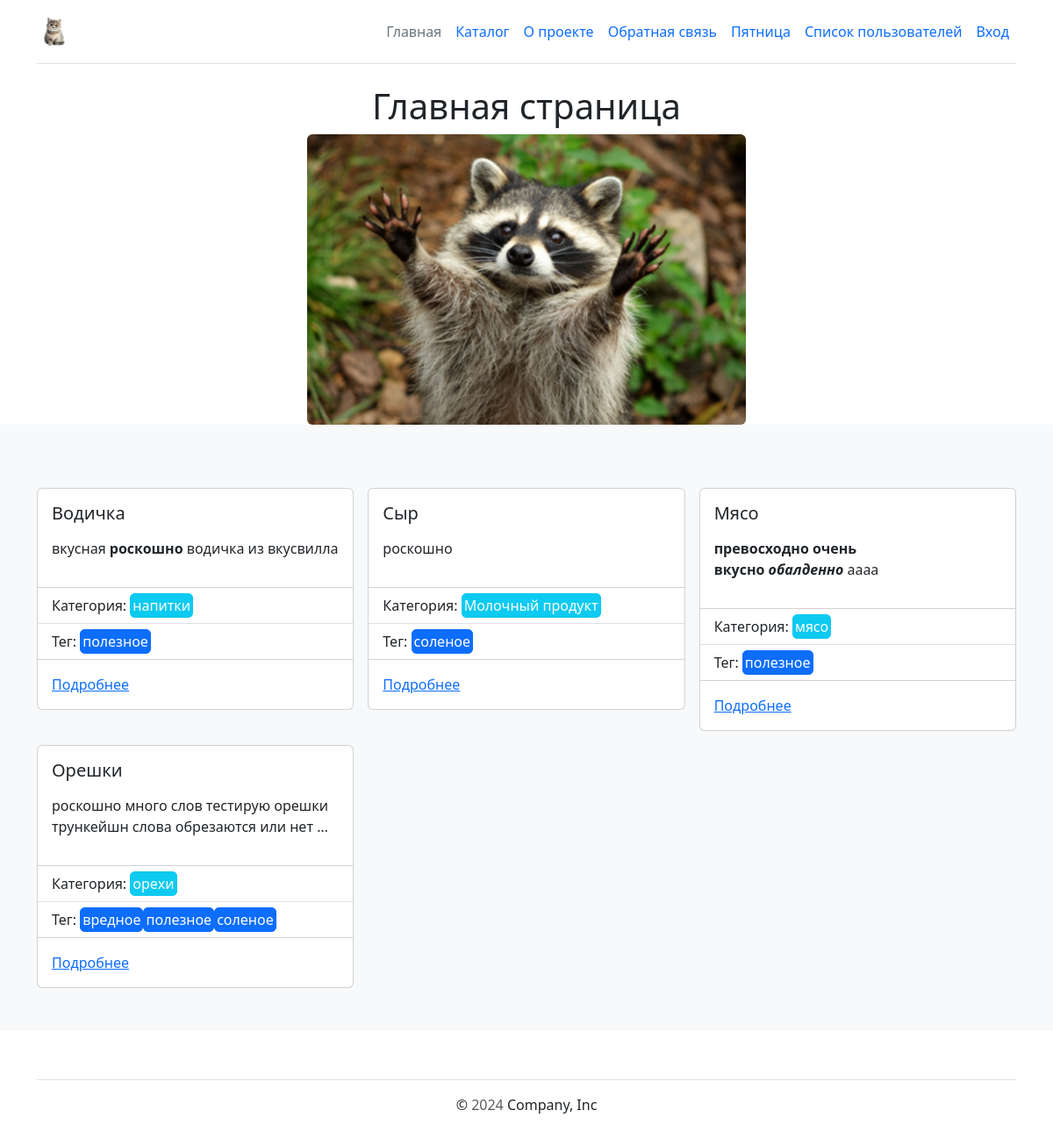
The page / on the database its author committed.
### catalog/models.py (models this page shows, shortened)
class Item(core.models.AbstractModel):
    text = tinymce.models.HTMLField(
        "текст",
        validators=[
            catalog.validators.ValidateMustContain("роскошно", "превосходно"),
        ],
        help_text="введите текст",
    )
    category = django.db.models.ForeignKey(
        Category,
        on_delete=django.db.models.CASCADE,
        default=None,
        related_name="items",
        related_query_name="item",
    )
    tags = django.db.models.ManyToManyField(
        Tag,
        related_name="items",
        related_query_name="item",
    )
    is_on_main = django.db.models.BooleanField(
        "принадлежит к главной странице",
        default=False,
        help_text="введите принадлежит ли к главной странице товар",
    )
    created_at = django.db.models.DateTimeField(
        "дата создания",
        auto_now_add=True,
        null=True,
    )
    updated_at = django.db.models.DateTimeField(
        "обновлено",
        auto_now=True,
        null=True,
    )
    objects = catalog.managers.ItemManager()
    def image_tmb(self):
        if self.main_image:
            return django.utils.safestring.mark_safe(
                f"<img src='{self.main_image.image.url}' width='50'>",
            )
        return "Нет изображения"
    image_tmb.short_description = "превью"
    image_tmb.allow_tags = True
    class Meta:
        verbose_name = "товар"
        verbose_name_plural = "товары"

class Category(core.models.AbstractModel):
    slug = django.db.models.SlugField(
        "слаг",
        max_length=200,
        unique=True,
        help_text="введите слаг",
    )
    weight = django.db.models.PositiveSmallIntegerField(
        "вес",
        default=100,
        validators=[catalog.validators.validate_int_from_1_to_32767],
        help_text="введите вес",
    )
    normalized_name = django.db.models.CharField(
        "нормализированное имя",
        max_length=150,
        unique=False,
        blank=True,
        default=None,
        null=True,
    )
    class Meta:
        verbose_name = "категория"
        verbose_name_plural = "категории"

class Tag(core.models.AbstractModel):
    slug = django.db.models.SlugField(
        "слаг",
        max_length=200,
        unique=True,
        help_text="введите слаг",
    )
    normalized_name = django.db.models.CharField(
        "нормализированное имя",
        max_length=150,
        unique=False,
        blank=True,
        default=None,
        null=True,
    )
    class Meta:
        verbose_name = "тег"
        verbose_name_plural = "теги"
    def __str__(self):
        return self.name

### homepage/views.py (the view)
class HomepageListView(django.views.generic.ListView):
    template_name = "homepage/main.html"
    context_object_name = "items"
    queryset = catalog.models.Item.objects.on_main().defer(
        catalog.models.Item.is_published.field.name,
    )
    def get_context_data(self, **kwargs):
        context = super().get_context_data(**kwargs)
        context["title"] = "Главная страница"
        return context

### lyceum/context_processors.py (called while the page is built)
def birthday_context_processor(request):
    user_offset = request.COOKIES.get("user_offset")
    current_time_utc = timezone.now()
    if user_offset:
        try:
            hours_offset = float(user_offset)
            user_time = current_time_utc + timedelta(hours=hours_offset)
        except ValueError:
            user_time = current_time_utc
    else:
        user_time = current_time_utc
    current_date = user_time.date()
    birthday_people = (
        User.objects.filter(
            profile__birthday__day=current_date.day,
            profile__birthday__month=current_date.month,
        )
        .select_related("profile")
        .only(
            "email",
            "first_name",
            "profile__birthday",
        )
    )
    return {
        "birthday_people": birthday_people,
    }

### templates/homepage/main.html
{% extends "base.html" %}
{% load static %}
{% load i18n %}
{% block content %}
<div class="text-center">
  <h1>Главная страница</h1>
  <img
    src="{% static 'img/raccoon.jpg' %}"
    class="rounded"
    alt="Enot"
    width="500px"
  />
</div>
<div class="album py-5 bg-light">
  <div class="container">
    <br />
    <div class="row row-cols-1 row-cols-sm-2 row-cols-md-3 g-3">
      {% for item in items %}
        {% include "includes/item_card.html" with item=item%}
      {% endfor %}
    </div>
  </div>
</div>
{% endblock content %}

### templates/includes/item_card.html
{% load static %}
{% load i18n %}
<div class="col">
    <div class="card">
      <div class="card-body">
        <h5 class="card-title">{{ item.name|capfirst }}</h5>
        <p class="card-text">{{ item.text|safe|truncatewords_html:10 }}</p>
      </div>
      <ul class="list-group list-group-flush">
        <li class="list-group-item">
          Категория:
          <span class="border border-3 border-info bg-info rounded-2 text-white"
            >{{ item.category.name }}</span
          >
        </li>
        <li class="list-group-item">
          Тег: {% for tag in item.tags.all %}<span
            class="border border-3 border-primary bg-primary rounded-2 text-white"
            >{{ tag }}</span
          >{% endfor %}
        </li>
      </ul>
      <div class="card-body">
        <a href="{% url 'catalog:default-converter-page' item.id %}" class="card-link"
          >Подробнее</a
        >
      </div>
    </div>
  </div>

### rows shown on the page
Item: name "Водичка", text "вкусная роскошно водичка из вкусвилла", category.name "напитки"
Tag: name "полезное"
Item: name "Сыр", text "роскошно", category.name "Молочный продукт"
Tag: name "соленое"
Item: name "Мясо", text "превосходно очень вкусно обалденно аааа", category.name "мясо"
Item: name "Орешки", text "роскошно много слов тестирую орешки трункейшн слова обрезаются или нет …", category.name "орехи"
Tag: name "вредное"
